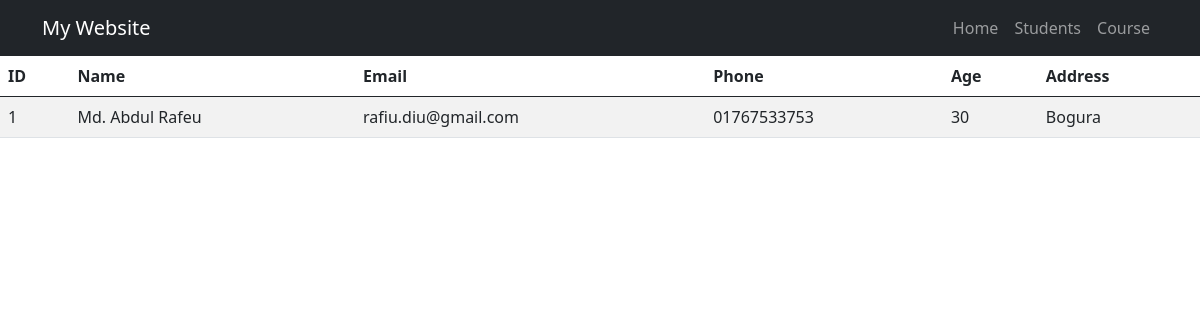
The page /students/ on the database its author committed.
### myapp/models.py (models this page shows)
class Students(models.Model):
    name = models.CharField(max_length=100)
    email = models.EmailField()
    age = models.PositiveIntegerField()
    phone = models.CharField(max_length=100)
    address = models.TextField()

### myapp/views.py (the view)
# urls.py: path('students/', views.students, name='students'),
def students(request):
    data = Students.objects.all()
    context = {
        'data': data
    }
    return render(request, 'students.html', context)

### myapp/templates/students.html (shortened to what this page needs)
<!doctype html>
<html lang="en">
  <head>
    <link
      href="https://cdn.jsdelivr.net/npm/bootstrap@5.0.2/dist/css/bootstrap.min.css"
      rel="stylesheet"
    />
  </head>
  <body>
    <section>
      <nav class="navbar navbar-expand-lg navbar-dark bg-dark">
        <div class="container">
          <a class="navbar-brand" href="{% url 'home' %}">My Website</a>
          <div class="collapse navbar-collapse" id="navbarNav">
            <ul class="navbar-nav ms-auto">
              <li class="nav-item">
                <a class="nav-link" href="{% url 'home' %}">Home</a>
              </li>
              <li class="nav-item">
                <a class="nav-link" href="{% url 'students' %}">Students</a>
              </li>
              <li class="nav-item">
                <a class="nav-link" href="{% url 'course' %}">Course</a>
              </li>
            </ul>
          </div>
        </div>
      </nav>
    </section>
    <table class="table table-striped table-hover">
      <thead>
        <tr>
          <th>ID</th>
          <th>Name</th>
          <th>Email</th>
          <th>Phone</th>
          <th>Age</th>
          <th>Address</th>
        </tr>
      </thead>
      {% for data in data %}
      <tr>
        <td>{{data.id}}</td>
        <td>{{data.name }}</td>
        <td>{{data.email}}</td>
        <td>{{data.phone }}</td>
        <td>{{data.age}}</td>
        <td>{{data.address}}</td>
      </tr>
      {% endfor %}
    </table>
  </body>
</html>

### rows shown on the page
Students: id "1", name "Md. Abdul Rafeu", email "rafiu.diu@gmail.com", phone "01767533753", age "30", address "Bogura"
